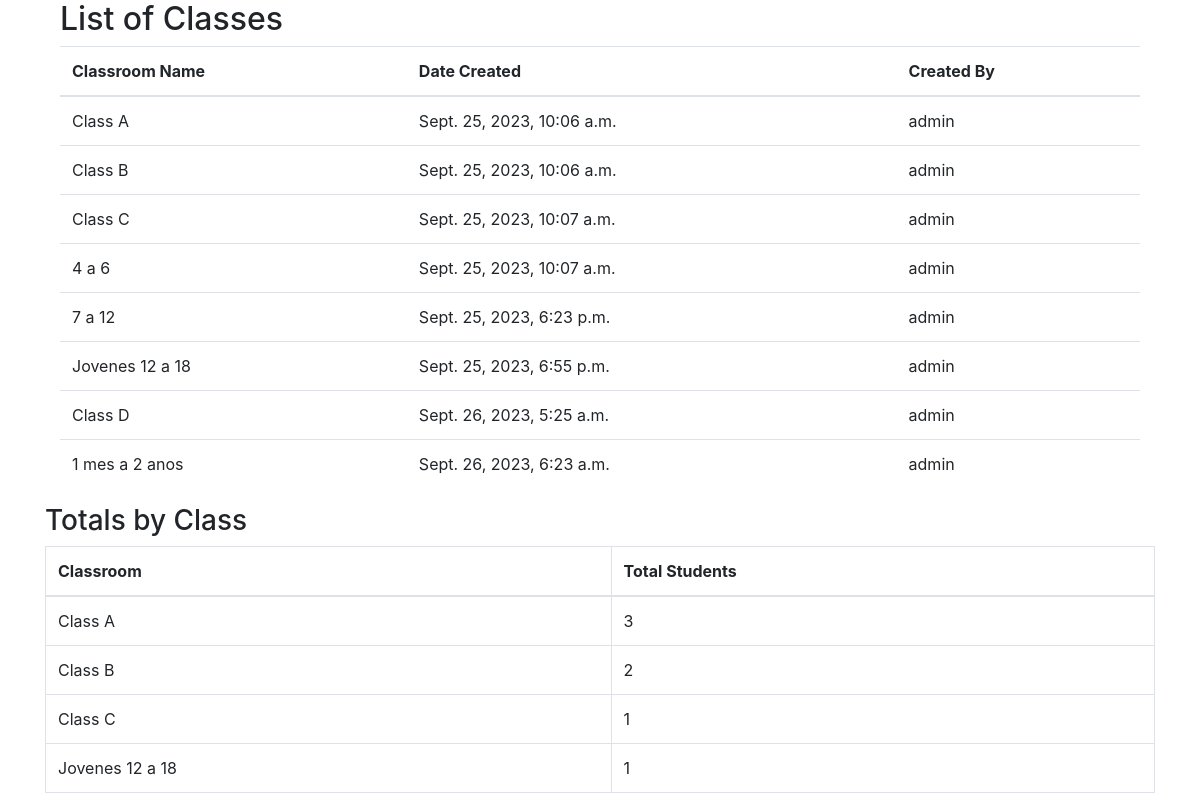
The app's page /list-classes/ (signed in) with its own data.
### classApp/models.py (models this page shows, shortened)
class Classroom(models.Model):
    name = models.CharField(max_length=255, unique=True)
    created_by = models.ForeignKey(User, on_delete=models.CASCADE)
    created_at = models.DateTimeField(auto_now_add=True)

### classApp/views.py (the view)
# urls.py: path('list-classes/', views.list_classes, name='list_classes'),
@login_required
def list_classes(request):
    classrooms = Classroom.objects.all()
    class_counts = Student.objects.values('classroom__name').annotate(total_students=Count('classroom')).order_by('classroom__name')
    context = {
        'classrooms': classrooms,
        'class_counts': class_counts
    }
    return render(request, 'list_classes.html', context)

### classApp/templates/list_classes.html
{% extends 'base.html' %}
{% block content %}
<div class="container">
    <h2>List of Classes</h2>
    <table class="table">
        <thead>
            <tr>
                <th>Classroom Name</th>
                <th>Date Created</th>
                <th>Created By</th>
            </tr>
        </thead>
        <tbody>
            {% for classroom in classrooms %}
            <tr>
                <td>{{ classroom.name }}</td>
                <td>{{ classroom.created_at }}</td>
                <td>{{ classroom.created_by.username }}</td>
            </tr>
            {% endfor %}
        </tbody>
    </table>
</div>
<h3>Totals by Class</h3>
<table class="table table-bordered">
    <thead>
        <tr>
            <th>Classroom</th>
            <th>Total Students</th>
        </tr>
    </thead>
    <tbody>
        {% for class_count in class_counts %}
        <tr>
            <td>{{ class_count.classroom__name }}</td>
            <td>{{ class_count.total_students }}</td>
        </tr>
        {% endfor %}
    </tbody>
</table>
{% endblock %}

### records on screen
Classroom: name "Class A", created_at "Sept. 25, 2023, 10:06 a.m.", created_by.username "admin"
Classroom: name "Class B", created_at "Sept. 25, 2023, 10:06 a.m.", created_by.username "admin", classroom__name "Class B", total_students "2"
Classroom: name "Class C", created_at "Sept. 25, 2023, 10:07 a.m.", created_by.username "admin", classroom__name "Class C", total_students "1"
Classroom: name "4 a 6", created_at "Sept. 25, 2023, 10:07 a.m.", created_by.username "admin"
Classroom: name "7 a 12", created_at "Sept. 25, 2023, 6:23 p.m.", created_by.username "admin"
Classroom: name "Jovenes 12 a 18", created_at "Sept. 25, 2023, 6:55 p.m.", created_by.username "admin", classroom__name "Jovenes 12 a 18", total_students "1"
Classroom: name "Class D", created_at "Sept. 26, 2023, 5:25 a.m.", created_by.username "admin"
Classroom: name "1 mes a 2 anos", created_at "Sept. 26, 2023, 6:23 a.m.", created_by.username "admin"

### other values on screen
{{ class_count.classroom__name }} "Class A"
{{ class_count.total_students }} "3"
